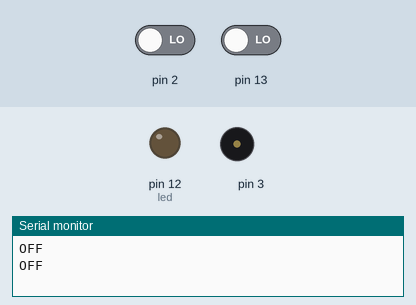
This sketch was run on a simulated Arduino Uno, built with avr-gcc and run on an emulated ATmega328P. Parts: output pins drawn as LEDs (lit = HIGH), buzzer (waves = sounding), the last lines printed to the serial monitor. Dashed ring = blinking. The test bench sets the inputs (shaded band); at power-on: pin 13 LOW, pin 2 LOW.

Above: at 1.8 s.
1.9 s: pin 13 driven HIGH
At 2.4 s:
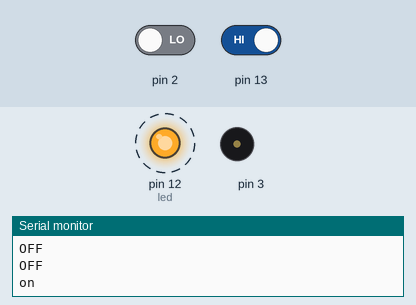
6.0 s: pin 13 driven LOW
At 7.0 s:
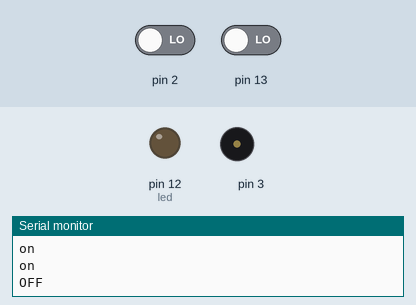
7.5 s: pin 13 driven HIGH
At 10.8 s:
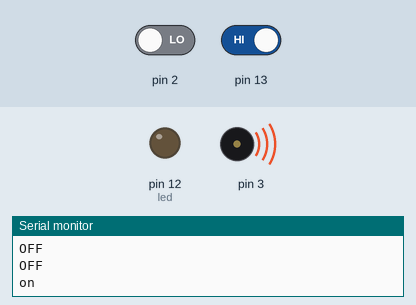
Timing chart, 0 to 17.6 s (numbered marks = the images above; inputs shaded):
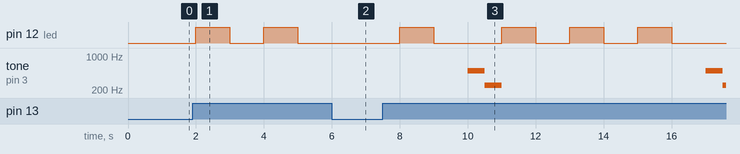

Measured:
- after the input at 1.9 s, pin 12 (led): alternates HIGH for 1.0 s and LOW for 1.0 s, starting after 0.10 s
- after the input at 6.0 s, pin 12 (led): stays LOW (without the input it goes to HIGH after 0.00 s)
- after the input at 7.5 s, pin 12 (led): LOW → HIGH after 0.50 s, → LOW 1.0 s later, → HIGH 2.0 s later, → LOW 1.0 s later, … (8 changes in this stretch); tone on pin 3: plays 500 Hz for 0.50 s, 250 Hz for 0.50 s, 500 Hz for 0.50 s, 250 Hz for 0.10 s, starting after 2.5 s

The sketch:

tilt_on_if_led_3on_buzzer_on_if_sw_all_off.ino
```cpp
// 지진감지 센서
// 기울어지면 led가 켜지고 3번 깜빡일때마다
// 부저 on, 스위치 누르면 all off.

#define Buz 3
#define sw1 2
int count=0;

void setup() {
  pinMode(13,INPUT);    //틸트 (그라운드 / 입력13/ 저항vcc)
  pinMode(12,OUTPUT);   //led
  pinMode(3,OUTPUT);    //부저
  pinMode(2,INPUT);     //스위치
  Serial.begin(9600);
}

void loop() {
  if(digitalRead(13)==HIGH)
  { // 스위치 그라운드에 저항

    Serial.println("on");
    digitalWrite(12,HIGH);
    delay(1000);
    digitalWrite(12,LOW);
    delay(1000);
    count+=1;

    if((count%3)==0)
    {
    tone(3,500);
    delay(500);
    tone(3,250);
    delay(500);
    noTone(3);
    }

    if(digitalRead(2)==HIGH)
    {
    Serial.println("OFF");
    digitalWrite(12,LOW);
    noTone(3);
    }
  }

  if((digitalRead(13)==LOW)&&(digitalRead(2)==LOW))
  {
    Serial.println("OFF");
    digitalWrite(12,LOW);
    noTone(3);
    delay(1000);
  }
}
```
